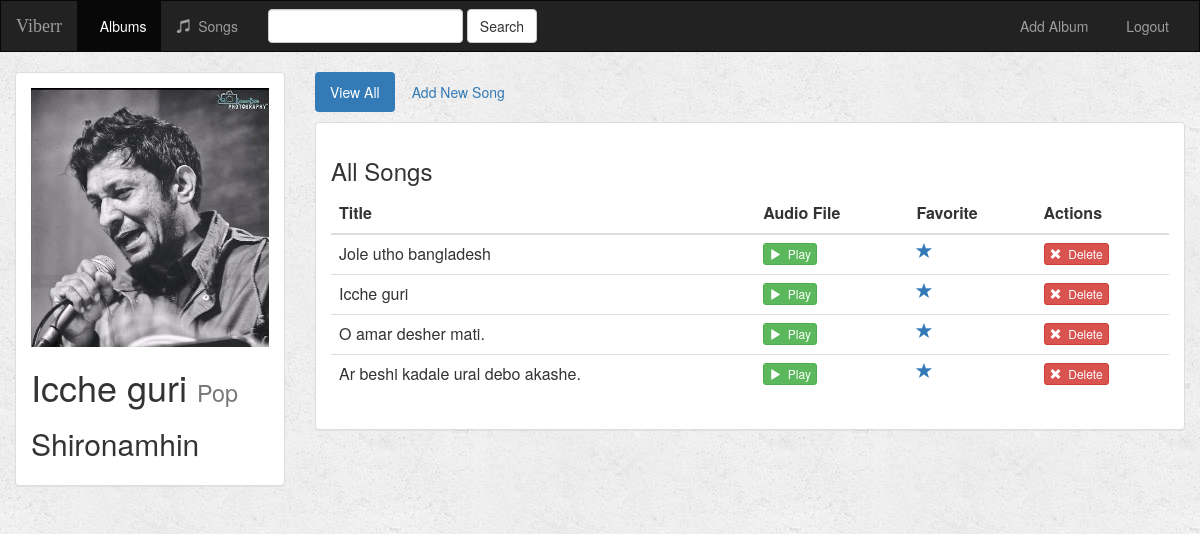
/music/2/, run on the app's committed database.
### music/models.py (models this page shows, shortened)
class Album(models.Model):
    artist = models.CharField(max_length=250)
    album_title = models.CharField(max_length=500)
    genre = models.CharField(max_length=100)
    album_logo = models.ImageField(upload_to='images/') # here we create album_logo is blank=true,but if i add
    def __str__(self):
        return self.album_title + ' - ' + self.artist

class Song(models.Model):
    album = models.ForeignKey(Album, on_delete=models.CASCADE) # the song from which album
    file_type = models.CharField(max_length=10) # file type is mp3 or avi
    song_title = models.CharField(max_length=250)
    is_favorite = models.BooleanField(default=False)

### music/views.py (the view)
# urls.py: url(r'^(?P<pk>[0-9]+)/$', views.DetailView.as_view(), name='detail'), # /music/<album_id>/,using pk(build in) in class based view instead of using album_id
class DetailView(generic.DetailView):
    model = Album
    template_name = 'music/detail.html'

### music/templates/music/detail.html (shortened to what this page needs)
{% extends 'music/base.html' %}
{% load staticfiles %}
{% block body %}
<div class="container-fluid songs-container">
    <div class="row">
        <div class="col-sm-4 col-md-3">
            <div class="panel panel-default">
                <div class="panel-body">
                    <a href="{% url 'music:detail' album.id %}">
                        {% if album.album_logo %}
                            <img src="{{ album.album_logo.url }}" class="img-responsive">
                        {% else %}
                            <h3>No image to display</h3>
                        {% endif %}
                    </a>
                    <h1>{{ album.album_title }} <small>{{ album.genre }}</small></h1>
                    <h2>{{ album.artist }}</h2>
                </div>
            </div>
        </div>
        <div class="col-sm-8 col-md-9">
            <ul class="nav nav-pills" style="margin-bottom: 10px;">
                <li role="presentation" class="active"><a href="{% url 'music:detail' album.id %}">View All</a></li>
                <li role="presentation"><a href="#">Add New Song</a></li>
            </ul>
            <div class="panel panel-default">
                <div class="panel-body">
                    <h3>All Songs</h3>
                    <table class="table">
                        <thead>
                        <tr>
                            <th>Title</th>
                            <th>Audio File</th>
                            <th>Favorite</th>
                            <th>Actions</th>
                        </tr>
                        </thead>
                        <tbody>
                        {% for song in album.song_set.all %}
                            <tr>
                                <td>{{ song.song_title }}</td>
                                <td>
                                    <a target="_blank" href="{{ song.audio_file.url }}">
                                        <button type="button" class="btn btn-success btn-xs">
                                            <span class="glyphicon glyphicon-play"></span>&nbsp; Play
                                        </button>
                                    </a>
                                </td>
                                <td>
                                    <a href="{% url 'music:favorite' song.id %}" class="btn-favorite"><span class="glyphicon glyphicon-star {% if song.is_favorite %}active{% endif %}"></span></a>
                                </td>
                                <td>
                                    <form action="#" method="post" style="display: inline;">
                                        <button type="submit" class="btn btn-danger btn-xs">
                                            <span class="glyphicon glyphicon-remove"></span>&nbsp; Delete
                                        </button>
                                    </form>
                                </td>
                            </tr>
                        {% endfor %}
                        </tbody>
                    </table>
                </div>
            </div>
        </div>
    </div>
</div>
{% endblock %}

### data on the page
Album: album_logo (picture), album_title "Icche guri", genre "Pop", artist "Shironamhin"
Song: song_title "Jole utho bangladesh"
Song: song_title "Icche guri"
Song: song_title "O amar desher mati."
Song: song_title "Ar beshi kadale ural debo akashe."
